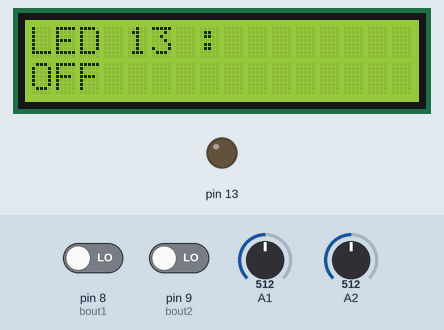
This sketch was run on a simulated Arduino Uno, built with avr-gcc and run on an emulated ATmega328P. On the bench: 16×2 character LCD, output pins drawn as LEDs (lit = HIGH). Dashed ring = blinking. The test bench sets the inputs (shaded band); at power-on: pin 9 (bout2) LOW, pin 8 (bout1) LOW, A1 = 512, A2 = 512.

Above: at 1.2 s.
1.3 s: pin 9 (bout2) driven HIGH
At 1.61 s:
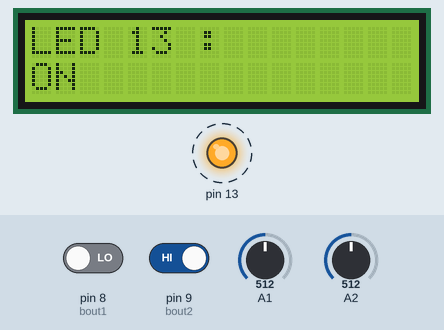
3.8 s: pin 8 (bout1) driven HIGH
At 4.27 s:
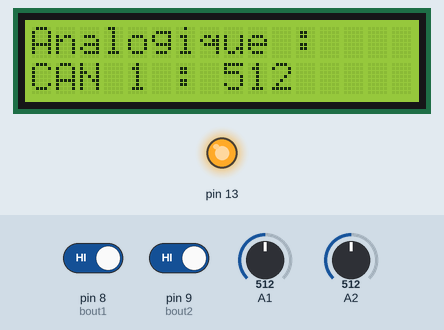
6.8 s: pin 8 (bout1) driven LOW
8.3 s: pin 9 (bout2) driven LOW
At 9.5 s:
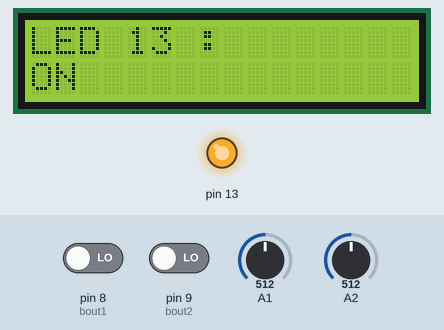
Timing chart, 0 to 10.9 s (numbered marks = the images above; inputs shaded):
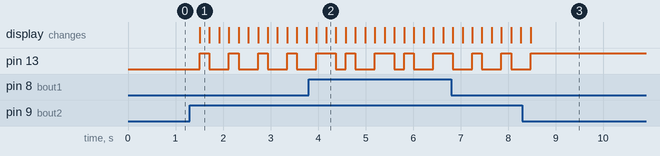

The sketch:

ecran.ino
```cpp
/*
 * Menu avec écran LCD
 * Ce programme propose la navigation dans un menu simple
 * à l'aide de deux boutons (sur pin 8 et 9)
 * et d'un écran LCD compatible HD44780
 * Deux items : LED 13 et Lecture des CAN
 * Le menu LED 13 allume, éteint, ou fait clignoter la LED 13
 * Le menu Lecture des CAN, lit les valeurs des CAN 0,1,2 et 3 successivement
 *
 * Nanomaitre 2015 pour OpenClassRooms
 * Ce programme est dans le domaine public
 */

#include <LiquidCrystal.h> // on importe la bibliothèque pour LCD
LiquidCrystal monEcran(12, 11, 5, 4, 3, 2); // on crée un objet LCD nommé monEcran en mode 4 bits
const int bout1 = 8; //constante du pin bouton 1
const int bout2 = 9; //constante du pin bouton 2
int posMenu = 0; //variable de position dans menu principal
int posSousMenu[2] = {0, 0}; // tableau pour stocker les positions de chaque sous-menu
int modeLed = 0;//variable du mode de la LED 13 (0=OFF, 1=ON, 2=Clignote)
boolean etatLed = 0; //état de la LED 13 (0=LOW, 1=HIGH)
int nCAN = 0; //numéro de CAN actuel
String ligne1[2] = {"LED 13 :        ", "Analogique :    "}; //tableau de titre du menu principal
String ligne2 = "OFF";//chaîne pour la ligne 2 (dépend du menu 1)
unsigned long tpsDep = millis(); //temps départ pour clignotement

void setup() {
  //configuration des pins
  pinMode(bout1, INPUT);
  pinMode(bout2, INPUT);
  pinMode(13, OUTPUT);
  //initialisation de l'écran LCD
  monEcran.begin(16, 2); //on initialise la communication avec 16 colonnes et 2 lignes
  monEcran.clear(); // on efface l'écran
}

void loop() {
  navigation(); //appel de la fonction pour naviguer dans les menus
  affichage(); //appel de la fonction pour rafraîchir l'affichage LCD
  allume(); //appel de la fonction pour gérer la LED 13
}

//fonction de navigation dans le menu
void navigation() {
  //création de variables d'état pour les boutons
  boolean etatBout1 = digitalRead(bout1);
  boolean etatBout2 = digitalRead(bout2);
  //Boucle pour naviguer dans les menus
  if (etatBout1 || etatBout2) { //si l'un des deux boutons est appuyé
    if (etatBout1) { // si bouton 1
      posMenu = (posMenu + 1) % 2; //on change le menu principal (2 positions)
    }
    if (etatBout2) { // si bouton 2
      switch (posMenu) { //l'action dépend du menu 1
        case 0: //si menu LED
          modeLed = (modeLed + 1) % 3; //on change le mode de la LED
          break;
        case 1 : //si menu CAN
          nCAN = (nCAN + 1) % 5; //on change le CAN lu
          break;
      }
    }
    delay(200); //attente pour éviter les répétitions
  }
}

//fonction de rafraîchissement de l'écran LCD
void affichage() {
  monEcran.setCursor(0, 0); // on positionne le curseur en haut à gauche
  monEcran.print(ligne1[posMenu]); // on écrit le menu de la ligne 1
  monEcran.setCursor(0, 1); // on passe à la ligne suivante
  //définition du menu pour la LED 13
  String mLED[3] = {
    "OFF             ",
    "ON              ",
    "Clignote        "
  };
  switch (posMenu) { // en fonction du menu 1
    case 0: // si menu LED
      ligne2 = mLED[modeLed]; //titre pris dans tableau mLED
      break;
    case 1: // si menu CAN
      readCAN(); // appel de la construction de l'affichage
      break;
  }
  monEcran.print(ligne2); // on affiche la ligne du menu 2
}

// fonction de construction de l'affichage de lecture de CAN
void readCAN () {
  int val = analogRead(nCAN); // on lit le CAN concerné
  ligne2 = "CAN "; //on initialise la chaîne
  ligne2 += String(nCAN); //on ajoute le numéro du CAN actuel
  ligne2 += " : "; //pour présentation
  ligne2 += String(val); // on ajoute la valeur lue du CAN actuel
  ligne2 += "         "; // on ajoute des espaces pour effacer l'affichage précédent
  //la ligne de menu est construite
}

//fonction qui gère la LED 13
void allume() {
  unsigned long tpsAct = millis(); //variable du temps actuel
  if (tpsAct - tpsDep > 200) { // si plus de 200ms
    switch (modeLed) { // on agit en fonction du mode actuel
      case 0: // si OFF
        etatLed = 0; // on éteint la LED
        break;
      case 1: // si ON
        etatLed = 1; // on allume la LED
        break;
      case 2: // si Clignote
        etatLed = !etatLed; //on inverse l'état de la LED
        break;
    }
    digitalWrite(13, etatLed); //on positionne la LED dans l'état concerné
    tpsDep = tpsAct; //on initialise le temps de départ
  }
}
```

Measured:
- after the input at 1.3 s, pin 13: alternates HIGH for 0.20 s and LOW for 0.41 s, starting after 0.21 s; the display: changes after 0.21 s (image 1)
- after the input at 3.8 s, the display: first differs from a run without the input after 0.37 s (image 2)
- after the input at 8.3 s, pin 13: goes on until 8.5 s, then stays HIGH
